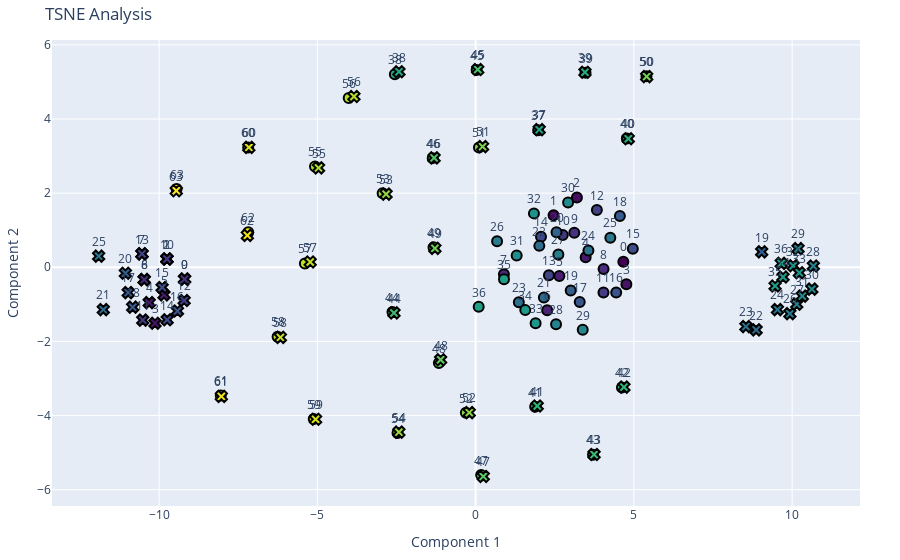

The code cell stored with this chart in its notebook:
### Code cell
decomp.tsne_2d(
    torch.cat([eVOnorm,Unorm.T]), 
    labels=[
        [f"{i}" for i in range(64)], 
        [f"{i}" for i in range(64)]
    ],
    markers=[0,4],
    perplexity=30
)
